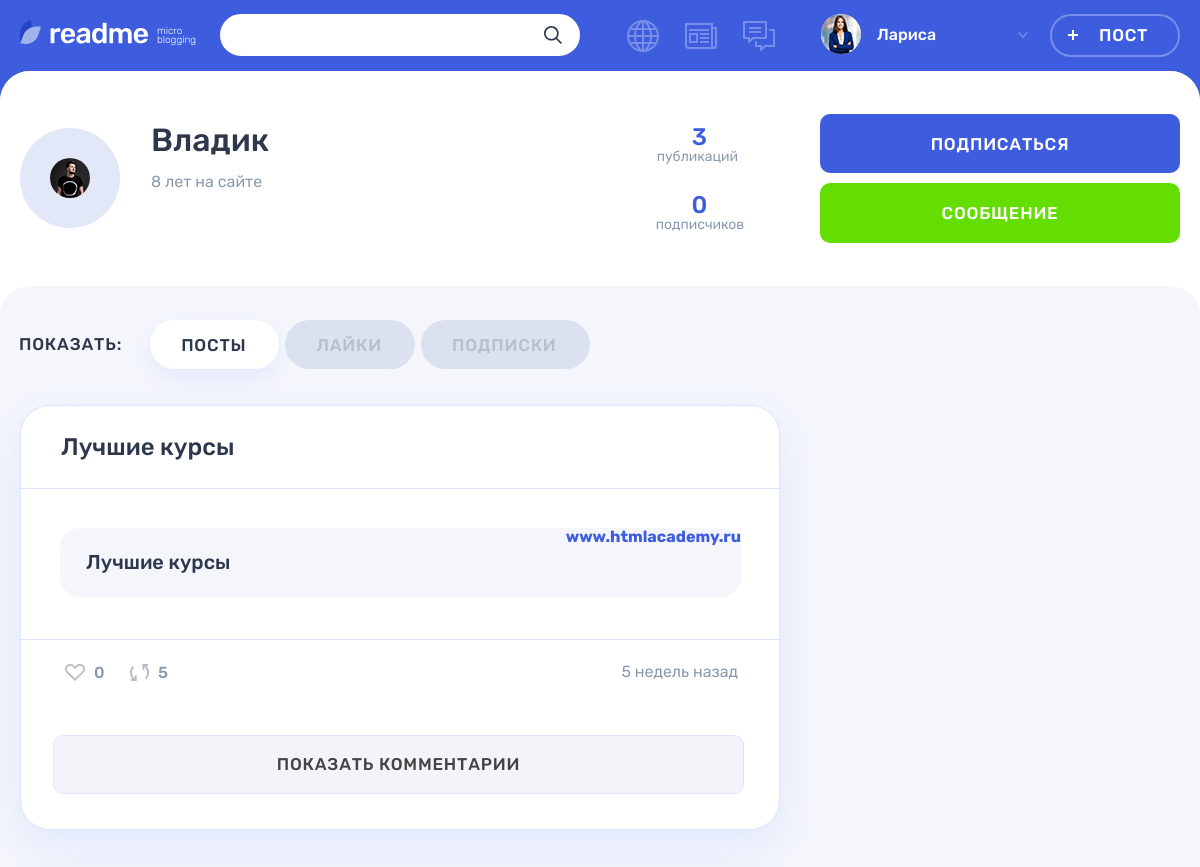
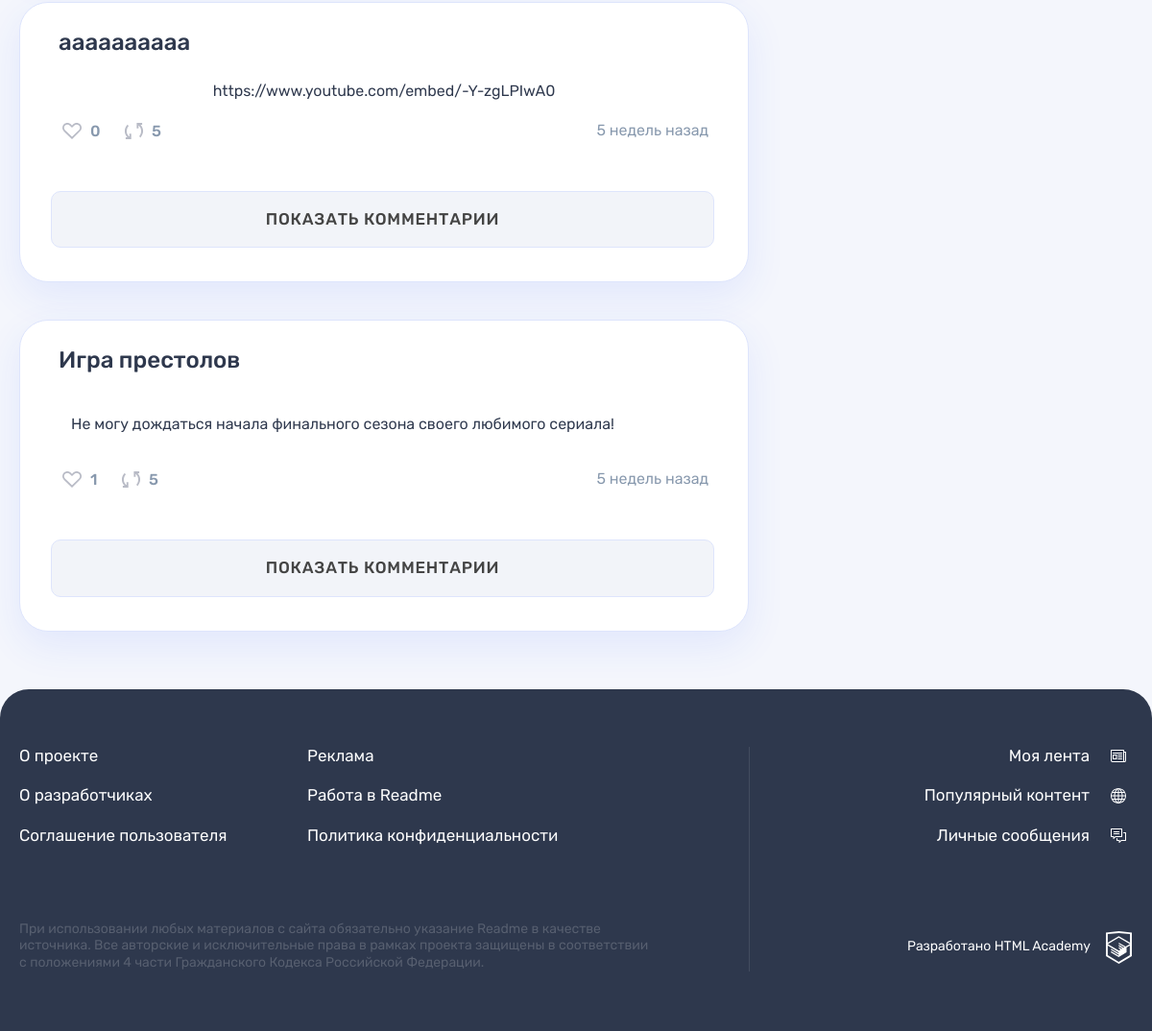
The page /profile.php?user=2&tab=posts (signed in) on the database its author committed (2 pictures, top to bottom).
### tables this page shows
CREATE TABLE IF NOT EXISTS `users` (
  `users_id` INT NOT NULL AUTO_INCREMENT,
  `registration_date` DATETIME NOT NULL,
  `email` VARCHAR(225) NOT NULL,
  `name` VARCHAR(225) NOT NULL,
  `password` VARCHAR(225) NOT NULL,
  `avatar` VARCHAR(225) NULL,
  `contact_info` VARCHAR(225) NULL,
  PRIMARY KEY (`users_id`),
  UNIQUE INDEX `idusers_UNIQUE` (`users_id` ASC),
  UNIQUE INDEX `email_UNIQUE` (`email` ASC));

CREATE TABLE IF NOT EXISTS `posts` (
  `posts_id` INT NOT NULL AUTO_INCREMENT,
  `post_date` DATETIME NOT NULL,
  `title` TEXT(120) NOT NULL,
  `content` TEXT NOT NULL,
  `quote_author` VARCHAR(225) NULL,
  `img_url` VARCHAR(225) NULL,
  `video_url` VARCHAR(225) NULL,
  `users_site_url` VARCHAR(225) NULL,
  `number_of_views` INT NOT NULL DEFAULT 0,
  `users_id` INT NOT NULL,
  `content_types_id` INT NOT NULL,
  `isrepost` INT NOT NULL DEFAULT 0,
  `user_author_id` INT NOT NULL DEFAULT 0,
  `user_author_name` VARCHAR(225) NULL,
  `post_origin_id` INT DEFAULT 0,
  `post_origin_date` VARCHAR(225) DEFAULT 0,
  PRIMARY KEY (`posts_id`),
  INDEX `id_UNIQUE` (`posts_id` ASC),
  INDEX `users_to_posts_idx` (`users_id` ASC),
  INDEX `fk_posts_content_types1_idx` (`content_types_id` ASC),
  FULLTEXT INDEX `posts_search` (`title`, `content`),
  CONSTRAINT `users_to_posts`
    FOREIGN KEY (`users_id`)
    REFERENCES `users` (`users_id`)
    ON DELETE NO ACTION
    ON UPDATE NO ACTION,
  CONSTRAINT `posts_to_content_types`
    FOREIGN KEY (`content_types_id`)
    REFERENCES `content_types` (`content_types_id`)
    ON DELETE NO ACTION
    ON UPDATE NO ACTION);

### functions/helpers.php (called while the page is built, shortened)
<?php
function get_noun_plural_form (int $number, string $one, string $two, string $many): string
{
    $number = (int) $number;
    $mod10 = $number % 10;
    $mod100 = $number % 100;
    switch (true) {
        case ($mod10 > 5):
            return $many;
        default:
            return $many;
    }
}
function include_template($name, array $data = []) {
    $name = 'templates/' . $name;
    extract($data);
    require $name;
    $result = ob_get_clean();
    return $result;
}

### functions/database.php (called while the page is built, shortened)
<?php
function dbGetUserPosts($con, $userId)
{
    $sql = 'SELECT COUNT(*) FROM posts
            WHERE users_id = ?';
    $stmt = mysqli_prepare($con, $sql);
    mysqli_stmt_bind_param($stmt, 'i', $userId);
    mysqli_stmt_execute($stmt);
    $result = mysqli_stmt_get_result($stmt);
    if ($result) {
        $res = mysqli_fetch_row($result);
    } else {
        echo 'Ошибка базы данных ' . mysqli_error($con);
    }
    return $res[0];
}
function dbGetUserInfo($con, $userId)
{
    $sql = 'SELECT * FROM users
            WHERE users_id = ?';
    $stmt = mysqli_prepare($con, $sql);
    mysqli_stmt_bind_param($stmt, 'i', $userId);
    mysqli_stmt_execute($stmt);
    $result = mysqli_stmt_get_result($stmt);
    if ($result) {
        $rows = mysqli_fetch_all($result, MYSQLI_ASSOC);
    } else {
        echo 'Ошибка базы данных ' . mysqli_error($con);
    }
    return $rows;
}
function dbGetUserSubs($con, $userId)
{
    $sql = 'SELECT COUNT(*) FROM subscribers
            WHERE users_subscribe_id = ?';
    $stmt = mysqli_prepare($con, $sql);
    mysqli_stmt_bind_param($stmt, 'i', $userId);
    mysqli_stmt_execute($stmt);
    $result = mysqli_stmt_get_result($stmt);
    if ($result) {
        $res = mysqli_fetch_row($result);
    } else {
        echo 'Ошибка базы данных ' . mysqli_error($con);
    }
    return $res[0];
}
function dbCountLikesToPost($con, $postId)
{
    $sql = 'SELECT COUNT(*) FROM likes
            WHERE post_id =' . $postId;
    $result = mysqli_query($con, $sql);
    if ($result) {
        $res = mysqli_fetch_row($result);
    } else {
        echo 'Ошибка базы данных ' . mysqli_error($con);
    }
    return $res[0];
}
function dbGetUserArrPosts($con, $userId)
{
    $sql = 'SELECT p.posts_id, p.post_date, p.title, p.content, p.quote_author, p.img_url,
            p.video_url, p.users_site_url, p.number_of_views, p.users_id, p.content_types_id,
            p.isrepost, p.user_author_id, u.users_id, u.registration_date, u.name,
            u.avatar, p.post_origin_id, p.post_origin_date
            FROM posts p LEFT JOIN users u ON p.users_id = u.users_id
            WHERE p.users_id = (?) OR p.user_author_id = (?) ORDER BY p.post_date DESC';
    $stmt = mysqli_prepare($con, $sql);
    mysqli_stmt_bind_param($stmt, 'ii', $userId, $userId);
    mysqli_stmt_execute($stmt);
    $result = mysqli_stmt_get_result($stmt);
    if ($result) {
        $res = mysqli_fetch_all($result, MYSQLI_ASSOC);
    } else {
        echo 'Ошибка базы данных ' . mysqli_error($con);
    }
    return $res;
}
function dbGetLike($con, $postId, $userId)
{
    $sql = 'SELECT likes_id FROM likes
            WHERE post_id =' . $postId . ' AND user_id =' . $userId;
    $res = mysqli_query($con, $sql);
    if ($res) {
        $row = mysqli_fetch_row($res);
    }
    return $row[0];
}
function dbCheckSubscription($con, $userId, $userSudId)
{
    $sql = 'SELECT users_id FROM subscribers
            WHERE users_id =' . $userId . ' AND users_subscribe_id =' . $userSudId;
    $res = mysqli_query($con, $sql);
    if ($res) {
        $row = mysqli_fetch_row($res);
    } else {
        echo 'Ошибка бд' . mysqli_error($con);
    }
    return $row[0];
}

### functions/routines.php (called while the page is built, shortened)
<?php
function cutText($text, $maxLength = 300)
{
    return $text;
}
function showTimeGap($datePoint)
{
    $nowTime = time();
    $diffTime = $nowTime - strtotime($datePoint);
    if ($diffTime < 3600) {
        $num = ceil($diffTime / 60);
        $word = get_noun_plural_form(ceil($diffTime / 60), 'минута', 'минуты', 'минут');
    } elseif ($diffTime > 3600 && $diffTime < 86400) {
        $num = ceil($diffTime / 3600);
        $word = get_noun_plural_form(ceil($diffTime / 3600), 'час', 'часа', 'часов');
    } elseif ($diffTime > 86400 && $diffTime < 604800) {
        $num = ceil($diffTime / 86400);
        $word = get_noun_plural_form(ceil($diffTime / 86400), 'день', 'дня', 'дней');
    } elseif ($diffTime > 604800 && $diffTime < 2629743) {
        $num = ceil($diffTime / 604800);
        $word = get_noun_plural_form(ceil($diffTime / 604800), 'неделя', 'недели', 'недель');
    } elseif ($diffTime > 2629743 && $diffTime < 31556926) {
        $num = ceil($diffTime / 2629743);
        $word = get_noun_plural_form(ceil($diffTime / 2629743), 'месяц', 'месяца', 'месяцев');
    } else {
        $num = ceil($diffTime / 31556926);
        $word = get_noun_plural_form(ceil($diffTime / 31556926), 'год', 'года', 'лет');
    }
    return $num . ' ' . $word;
}

### templates/profile.php (the view, shortened to what this page needs)
<?php foreach ($user as $userData) ?>
<main class="page__main page__main--profile">
    <div class="profile profile--default">
        <div class="profile__user-wrapper">
            <div class="profile__user user container">
                <div class="profile__user-info user__info">
                    <div class="profile__avatar user__avatar">
                        <img class="profile__picture user__picture" src="<?= $userData['avatar'] ?>" alt="">
                    </div>
                    <div class="profile__name-wrapper user__name-wrapper">
                        <span class="profile__name user__name"><?= $userData['name'] ?></span>
                        <time class="profile__user-time user__time" datetime="<?= date('Y.m.d.',
                            strtotime($userData['registration_date'])) ?>"><?= showTimeGap($userData['registration_date']) . ' на сайте' ?></time>
                    </div>
                </div>
                <div class="profile__rating user__rating">
                    <p class="profile__rating-item user__rating-item user__rating-item--publications">
                        <span class="user__rating-amount"><?= $userDataPosts ?></span>
                        <span class="profile__rating-text user__rating-text">публикаций</span>
                    </p>
                    <p class="profile__rating-item user__rating-item user__rating-item--subscribers">
                        <span class="user__rating-amount"><?= $userDataSubs ?></span>
                        <span class="profile__rating-text user__rating-text">подписчиков</span>
                    </p>
                </div>
                <div class="profile__user-buttons user__buttons">
                    <a class="profile__user-button user__button user__button--subscription button button--main"
                       data-user-id="<?= $getUser ?>" data-issub="<?= dbCheckSubscription($con, $userSession['user-id'],
                        $getUser) ? '1' : '0' ?>"><span><?= dbCheckSubscription($con, $userSession['user-id'],
                                $getUser) ? 'Отписаться' : 'Подписаться' ?></span></a>
                    <a class="profile__user-button user__button user__button--writing button button--green"
                       href="messages.php?block=messages&user=<?= $getUser ?>">Сообщение</a>
                </div>
            </div>
        </div>
        <div class="profile__tabs-wrapper tabs">
            <div class="container">
                <div class="profile__tabs filters">
                    <b class="profile__tabs-caption filters__caption">Показать:</b>
                    <ul class="profile__tabs-list filters__list tabs__list">
                        <li class="profile__tabs-item filters__item">
                            <a class="profile__tabs-link filters__button tabs__item tabs__item--active button<?= $getTab === 'posts' ? ' filters__button--active' : '' ?>"
                               href="?user=<?= $getUser ?>&tab=posts">Посты</a>
                        </li>
                        <li class="profile__tabs-item filters__item">
                            <a class="profile__tabs-link filters__button tabs__item button<?= $getTab === 'likes' ? ' filters__button--active' : '' ?>"
                               href="?user=<?= $getUser ?>&tab=likes">Лайки</a>
                        </li>
                        <li class="profile__tabs-item filters__item">
                            <a class="profile__tabs-link filters__button tabs__item button<?= $getTab === 'subs' ? ' filters__button--active' : '' ?>"
                               href="?user=<?= $getUser ?>&tab=subs">Подписки</a>
                        </li>
                    </ul>
                </div>
                <div class="profile__tab-content">
                    <section
                            class="profile__posts tabs__content<?= $getTab === 'posts' ? ' tabs__content--active' : '' ?>">
                        <?php if ($getTab === 'posts'): ?>
                        <?php foreach ($cards as $card): ?>
                        <article class="profile__post post post-photo">
                            <header class="post__header">
                                <h2><a href='post.php?postId=<?= $card['posts_id'] ?>'><?= $card['title'] ?></a></h2>
                            </header>
                            <div class="post__main">
                                <?php if ($card['content_types_id'] === 2): ?>
                                    <blockquote>
                                        <p>
                                            <?= $card['content'] ?>
                                        </p>
                                        <cite><?= $card['quote_author'] ?></cite>
                                    </blockquote>
                                <?php elseif ($card['content_types_id'] === 5): ?>
                                    <div class="post-link__wrapper">
                                        <a class="post-link__external" href="<?= $card['users_site_url'] ?>"
                                           title="Перейти по ссылке">
                                            <div class="post-link__info-wrapper">
                                                <div class="post-link__info">
                                                    <h3><?= $card['title'] ?></h3>
                                                </div>
                                            </div>
                                            <span><?= $card['content'] ?></span>
                                        </a>
                                    </div>
                                <?php elseif ($card['content_types_id'] === 4): ?>
                                    <div class="post-photo__image-wrapper">
                                        <div class="post__main">
                                            <?= $card['video_url'] ?>
                                        </div>
                                    </div>
                                <?php elseif ($card['content_types_id'] === 1): ?>
                                    <p style="margin-left: 7%">
                                        <?= cutText($card['content']) ?></p>
                                <?php endif ?>
                            </div>
                            <footer class="post__footer">
                                <div class="post__indicators">
                                    <div class="post__buttons">
                                        <a class="post__indicator post__indicator--likes button" title="Лайк"
                                           data-post-id='<?= $card['posts_id'] ?>'>
                                            <svg class="post__indicator-icon" width="20" height="17">
                                                <use xlink:href="#icon-heart<?= dbGetLike($con, $card['posts_id'],
                                                    $userSession['user-id']) ? '-active' : '' ?>"></use>
                                            </svg>
                                            <span class="<?= dbGetLike($con, $card['posts_id'],
                                                $userSession['user-id']) ? '' : 'like-counter' ?>"><?= dbCountLikesToPost($con,
                                                    $card['posts_id']) ?></span>
                                        </a>
                                            <a class="post__indicator post__indicator--repost button" href="<?= $card['isrepost'] ? 'profile.php?user=' . $card['users_id'] . '&tab=posts' : 'profile.php?postId=' . $card['posts_id'] . '&repost=1&tab=posts' ?>" title="Репост">
                                                <svg class="post__indicator-icon" width="19" height="17">
                                                    <use xlink:href="#icon-repost"></use>
                                                </svg>
                                                <span>5</span>
                                            </a>
                                    </div>
                                    <time class="post__time" datetime="<?= date('d.m.Y H:i',
                                        strtotime($card['post_date'])) ?>"><?= showTimeGap($card['post_date']) ?> назад
                                    </time>
                                </div>
                            </footer>
                            <div class="comments">
                                <a class="comments__button button"
                                   href='post.php?postId=<?= $card['posts_id'] ?>#comments'>Показать комментарии</a>
                            </div>
                        </article>
                            <?php endforeach ?>
                            <?php endif ?>
                    </section>
                </div>
            </div>
        </div>
    </div>
</main>

### css/style.css (style rules this page uses)
.user__button--subscription { position: relative; }

### rows shown on the page
users: avatar (picture), name "Владик", registration_date "8 лет"
posts: title "Лучшие курсы", content "www.htmlacademy.ru", posts_id "0", post_date "5 недель"
posts: title "аааааааааа", video_url "https://www.youtube.com/embed/-Y-zgLPIwA0", posts_id "0", post_date "5 недель"
posts: title "Игра престолов", content "Не могу дождаться начала финального сезона своего любимого сериала!", posts_id "1", post_date "5 недель"

### other values the page prints
$userSession['user-name'] "Лариса"
$userDataPosts "3"
$userDataSubs "0"
